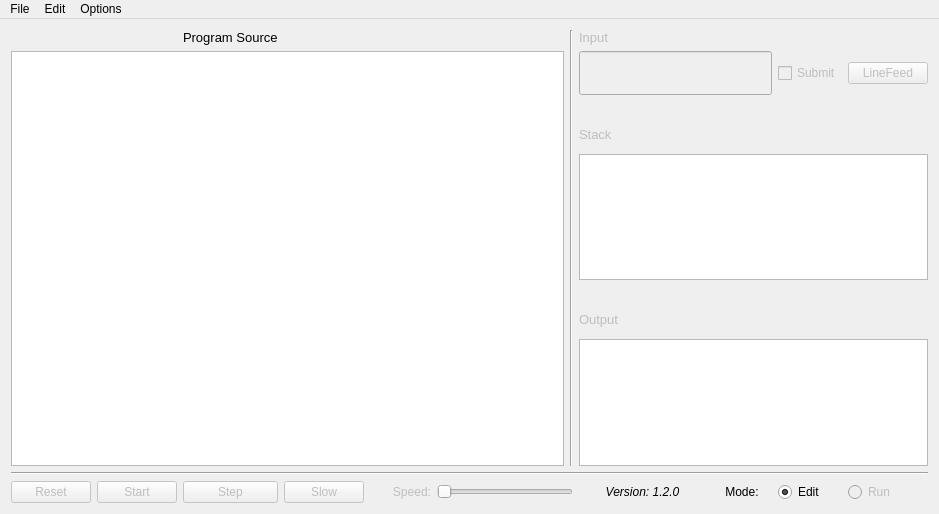
<?xml version="1.0" encoding="UTF-8"?>
<ui version="4.0">
 <class>MainWindow</class>
 <widget class="QMainWindow" name="MainWindow">
  <property name="geometry">
   <rect>
    <x>0</x>
    <y>0</y>
    <width>939</width>
    <height>514</height>
   </rect>
  </property>
  <property name="minimumSize">
   <size>
    <width>887</width>
    <height>514</height>
   </size>
  </property>
  <property name="windowTitle">
   <string>MainWindow</string>
  </property>
  <widget class="QWidget" name="centralWidget">
   <layout class="QGridLayout" name="gridLayout">
    <item row="13" column="10">
     <widget class="QLabel" name="modeLabel">
      <property name="font">
       <font>
        <family>MS Sans Serif</family>
        <pointsize>9</pointsize>
       </font>
      </property>
      <property name="text">
       <string>Mode:</string>
      </property>
      <property name="alignment">
       <set>Qt::AlignCenter</set>
      </property>
     </widget>
    </item>
    <item row="9" column="8">
     <widget class="QLabel" name="outputLabel">
      <property name="enabled">
       <bool>false</bool>
      </property>
      <property name="font">
       <font>
        <family>MS Sans Serif</family>
        <pointsize>10</pointsize>
       </font>
      </property>
      <property name="text">
       <string>Output</string>
      </property>
     </widget>
    </item>
    <item row="12" column="0" colspan="13">
     <widget class="Line" name="hLine">
      <property name="orientation">
       <enum>Qt::Horizontal</enum>
      </property>
     </widget>
    </item>
    <item row="5" column="11" rowspan="2">
     <spacer name="verticalSpacer_3">
      <property name="orientation">
       <enum>Qt::Vertical</enum>
      </property>
      <property name="sizeHint" stdset="0">
       <size>
        <width>20</width>
        <height>40</height>
       </size>
      </property>
     </spacer>
    </item>
    <item row="13" column="1">
     <widget class="QPushButton" name="startButton">
      <property name="enabled">
       <bool>false</bool>
      </property>
      <property name="text">
       <string>Start</string>
      </property>
     </widget>
    </item>
    <item row="2" column="2">
     <widget class="QLabel" name="sourceLabel">
      <property name="font">
       <font>
        <family>MS Sans Serif</family>
        <pointsize>10</pointsize>
       </font>
      </property>
      <property name="text">
       <string>Program Source</string>
      </property>
     </widget>
    </item>
    <item row="3" column="12">
     <widget class="QPushButton" name="LFButton">
      <property name="enabled">
       <bool>false</bool>
      </property>
      <property name="toolTip">
       <string>&lt;html&gt;&lt;head/&gt;&lt;body&gt;&lt;p&gt;Input a new line character (ASCII value 10)&lt;/p&gt;&lt;/body&gt;&lt;/html&gt;</string>
      </property>
      <property name="text">
       <string>LineFeed</string>
      </property>
     </widget>
    </item>
    <item row="11" column="8" colspan="5">
     <widget class="QTextBrowser" name="outputBox">
      <property name="enabled">
       <bool>true</bool>
      </property>
      <property name="font">
       <font>
        <family>Courier New</family>
       </font>
      </property>
     </widget>
    </item>
    <item row="13" column="0">
     <widget class="QPushButton" name="resetButton">
      <property name="enabled">
       <bool>false</bool>
      </property>
      <property name="text">
       <string>Reset</string>
      </property>
     </widget>
    </item>
    <item row="13" column="4">
     <widget class="QLabel" name="speedLabel">
      <property name="enabled">
       <bool>false</bool>
      </property>
      <property name="font">
       <font>
        <family>MS Sans Serif</family>
        <pointsize>9</pointsize>
       </font>
      </property>
      <property name="text">
       <string>Speed:</string>
      </property>
      <property name="alignment">
       <set>Qt::AlignRight|Qt::AlignTrailing|Qt::AlignVCenter</set>
      </property>
     </widget>
    </item>
    <item row="13" column="2">
     <widget class="QPushButton" name="stepButton">
      <property name="enabled">
       <bool>false</bool>
      </property>
      <property name="text">
       <string>Step</string>
      </property>
     </widget>
    </item>
    <item row="13" column="8" colspan="2">
     <widget class="QLabel" name="versionLabel">
      <property name="font">
       <font>
        <italic>true</italic>
       </font>
      </property>
      <property name="text">
       <string>Version: 1.2.0</string>
      </property>
      <property name="alignment">
       <set>Qt::AlignCenter</set>
      </property>
     </widget>
    </item>
    <item row="3" column="0" rowspan="9" colspan="7">
     <widget class="QPlainTextEdit" name="sourceBox">
      <property name="font">
       <font>
        <family>Courier New</family>
       </font>
      </property>
      <property name="frameShadow">
       <enum>QFrame::Raised</enum>
      </property>
     </widget>
    </item>
    <item row="5" column="8">
     <widget class="QLabel" name="stackLabel">
      <property name="enabled">
       <bool>false</bool>
      </property>
      <property name="font">
       <font>
        <family>MS Sans Serif</family>
        <pointsize>10</pointsize>
        <italic>false</italic>
       </font>
      </property>
      <property name="text">
       <string>Stack</string>
      </property>
     </widget>
    </item>
    <item row="7" column="8" colspan="5">
     <widget class="QTextBrowser" name="stackBox">
      <property name="enabled">
       <bool>true</bool>
      </property>
      <property name="font">
       <font>
        <family>Courier New</family>
       </font>
      </property>
     </widget>
    </item>
    <item row="13" column="12">
     <widget class="QRadioButton" name="runMode">
      <property name="enabled">
       <bool>false</bool>
      </property>
      <property name="font">
       <font>
        <family>MS Sans Serif</family>
        <pointsize>9</pointsize>
       </font>
      </property>
      <property name="text">
       <string>Run</string>
      </property>
     </widget>
    </item>
    <item row="8" column="8">
     <spacer name="verticalSpacer">
      <property name="orientation">
       <enum>Qt::Vertical</enum>
      </property>
      <property name="sizeType">
       <enum>QSizePolicy::Fixed</enum>
      </property>
      <property name="sizeHint" stdset="0">
       <size>
        <width>20</width>
        <height>20</height>
       </size>
      </property>
     </spacer>
    </item>
    <item row="13" column="11">
     <widget class="QRadioButton" name="editMode">
      <property name="font">
       <font>
        <family>MS Sans Serif</family>
        <pointsize>9</pointsize>
       </font>
      </property>
      <property name="text">
       <string>Edit</string>
      </property>
      <property name="checked">
       <bool>true</bool>
      </property>
     </widget>
    </item>
    <item row="2" column="8">
     <widget class="QLabel" name="inputLabel">
      <property name="enabled">
       <bool>false</bool>
      </property>
      <property name="font">
       <font>
        <family>MS Sans Serif</family>
        <pointsize>10</pointsize>
       </font>
      </property>
      <property name="text">
       <string>Input</string>
      </property>
     </widget>
    </item>
    <item row="3" column="8" colspan="3">
     <widget class="QLineEdit" name="inputBox">
      <property name="enabled">
       <bool>false</bool>
      </property>
      <property name="minimumSize">
       <size>
        <width>0</width>
        <height>44</height>
       </size>
      </property>
      <property name="font">
       <font>
        <family>Courier New</family>
       </font>
      </property>
      <property name="readOnly">
       <bool>false</bool>
      </property>
     </widget>
    </item>
    <item row="3" column="11">
     <widget class="QCheckBox" name="inputCheck">
      <property name="enabled">
       <bool>false</bool>
      </property>
      <property name="text">
       <string>Submit</string>
      </property>
     </widget>
    </item>
    <item row="13" column="3">
     <widget class="QPushButton" name="slowButton">
      <property name="enabled">
       <bool>false</bool>
      </property>
      <property name="text">
       <string>Slow</string>
      </property>
     </widget>
    </item>
    <item row="2" column="7" rowspan="10">
     <widget class="Line" name="vLine">
      <property name="acceptDrops">
       <bool>false</bool>
      </property>
      <property name="frameShadow">
       <enum>QFrame::Sunken</enum>
      </property>
      <property name="lineWidth">
       <number>1</number>
      </property>
      <property name="midLineWidth">
       <number>0</number>
      </property>
      <property name="orientation">
       <enum>Qt::Vertical</enum>
      </property>
     </widget>
    </item>
    <item row="4" column="8">
     <spacer name="verticalSpacer_2">
      <property name="orientation">
       <enum>Qt::Vertical</enum>
      </property>
      <property name="sizeType">
       <enum>QSizePolicy::Fixed</enum>
      </property>
      <property name="sizeHint" stdset="0">
       <size>
        <width>20</width>
        <height>20</height>
       </size>
      </property>
     </spacer>
    </item>
    <item row="13" column="5" colspan="3">
     <widget class="QSlider" name="speedSlider">
      <property name="enabled">
       <bool>false</bool>
      </property>
      <property name="sizePolicy">
       <sizepolicy hsizetype="Minimum" vsizetype="Fixed">
        <horstretch>0</horstretch>
        <verstretch>0</verstretch>
       </sizepolicy>
      </property>
      <property name="minimum">
       <number>0</number>
      </property>
      <property name="maximum">
       <number>30</number>
      </property>
      <property name="sliderPosition">
       <number>0</number>
      </property>
      <property name="orientation">
       <enum>Qt::Horizontal</enum>
      </property>
     </widget>
    </item>
   </layout>
  </widget>
  <widget class="QMenuBar" name="menuBar">
   <property name="geometry">
    <rect>
     <x>0</x>
     <y>0</y>
     <width>939</width>
     <height>22</height>
    </rect>
   </property>
   <widget class="QMenu" name="menuFile">
    <property name="title">
     <string>File</string>
    </property>
    <property name="toolTipsVisible">
     <bool>true</bool>
    </property>
    <addaction name="actionLoad_File"/>
    <addaction name="separator"/>
    <addaction name="actionSave_File"/>
    <addaction name="actionSave_File_As"/>
    <addaction name="separator"/>
    <addaction name="actionClose_File"/>
   </widget>
   <widget class="QMenu" name="menuEdit">
    <property name="title">
     <string>Edit</string>
    </property>
    <property name="toolTipsVisible">
     <bool>true</bool>
    </property>
    <addaction name="actionCopy"/>
    <addaction name="actionCut"/>
    <addaction name="actionPaste"/>
    <addaction name="separator"/>
    <addaction name="actionUndo"/>
    <addaction name="actionRedo"/>
    <addaction name="separator"/>
    <addaction name="actionOverwrite_Mode"/>
   </widget>
   <widget class="QMenu" name="menuOptions">
    <property name="title">
     <string>Options</string>
    </property>
    <property name="toolTipsVisible">
     <bool>true</bool>
    </property>
    <widget class="QMenu" name="menuUnsupported_Chars">
     <property name="title">
      <string>Unsupported Chars</string>
     </property>
     <property name="toolTipsVisible">
      <bool>true</bool>
     </property>
     <addaction name="actionIgnore"/>
     <addaction name="actionReflect"/>
    </widget>
    <widget class="QMenu" name="menuDivision_Modulus_by_Zero">
     <property name="title">
      <string>Division/Modulus by Zero</string>
     </property>
     <property name="toolTipsVisible">
      <bool>true</bool>
     </property>
     <widget class="QMenu" name="menuDivision">
      <property name="title">
       <string>Division</string>
      </property>
      <property name="toolTipsVisible">
       <bool>true</bool>
      </property>
      <addaction name="actionAsk_For_Input"/>
      <addaction name="actionPush_Zero"/>
     </widget>
     <widget class="QMenu" name="menuModulus">
      <property name="title">
       <string>Modulus</string>
      </property>
      <property name="toolTipsVisible">
       <bool>true</bool>
      </property>
      <addaction name="actionAsk_For_Input_2"/>
      <addaction name="actionPush_Zero_2"/>
      <addaction name="actionCrash"/>
     </widget>
     <addaction name="menuDivision"/>
     <addaction name="menuModulus"/>
    </widget>
    <addaction name="menuUnsupported_Chars"/>
    <addaction name="separator"/>
    <addaction name="menuDivision_Modulus_by_Zero"/>
    <addaction name="separator"/>
    <addaction name="actionKeep_Padding_From_Run"/>
    <addaction name="actionKeep_Runtime_Changes"/>
    <addaction name="separator"/>
   </widget>
   <addaction name="menuFile"/>
   <addaction name="menuEdit"/>
   <addaction name="menuOptions"/>
  </widget>
  <action name="actionLoad_File">
   <property name="text">
    <string>Load File...</string>
   </property>
   <property name="shortcut">
    <string>Ctrl+O</string>
   </property>
  </action>
  <action name="actionCopy">
   <property name="text">
    <string>Copy</string>
   </property>
   <property name="toolTip">
    <string>&lt;html&gt;&lt;head/&gt;&lt;body&gt;&lt;p&gt;Copy selected text from source&lt;/p&gt;&lt;/body&gt;&lt;/html&gt;</string>
   </property>
   <property name="shortcut">
    <string>Ctrl+C</string>
   </property>
  </action>
  <action name="actionCut">
   <property name="text">
    <string>Cut</string>
   </property>
   <property name="toolTip">
    <string>&lt;html&gt;&lt;head/&gt;&lt;body&gt;&lt;p&gt;Cut selected text from source.&lt;/p&gt;&lt;/body&gt;&lt;/html&gt;</string>
   </property>
   <property name="shortcut">
    <string>Ctrl+X</string>
   </property>
  </action>
  <action name="actionPaste">
   <property name="text">
    <string>Paste</string>
   </property>
   <property name="toolTip">
    <string>&lt;html&gt;&lt;head/&gt;&lt;body&gt;&lt;p&gt;Paste from clipboard to source.&lt;/p&gt;&lt;/body&gt;&lt;/html&gt;</string>
   </property>
   <property name="shortcut">
    <string>Ctrl+V</string>
   </property>
  </action>
  <action name="actionUndo">
   <property name="text">
    <string>Undo</string>
   </property>
   <property name="toolTip">
    <string>&lt;html&gt;&lt;head/&gt;&lt;body&gt;&lt;p&gt;Undo last change to source.&lt;/p&gt;&lt;/body&gt;&lt;/html&gt;</string>
   </property>
   <property name="shortcut">
    <string>Ctrl+Z</string>
   </property>
  </action>
  <action name="actionRedo">
   <property name="text">
    <string>Redo</string>
   </property>
   <property name="toolTip">
    <string>&lt;html&gt;&lt;head/&gt;&lt;body&gt;&lt;p&gt;Redo last change to source.&lt;/p&gt;&lt;/body&gt;&lt;/html&gt;</string>
   </property>
   <property name="shortcut">
    <string>Ctrl+Y</string>
   </property>
  </action>
  <action name="actionSave_File">
   <property name="text">
    <string>Save File</string>
   </property>
   <property name="shortcut">
    <string>Ctrl+S</string>
   </property>
  </action>
  <action name="actionSave_File_As">
   <property name="text">
    <string>Save File As...</string>
   </property>
   <property name="shortcut">
    <string>Ctrl+Shift+S</string>
   </property>
  </action>
  <action name="actionOverwrite_Mode">
   <property name="checkable">
    <bool>true</bool>
   </property>
   <property name="text">
    <string>Overwrite Mode</string>
   </property>
  </action>
  <action name="actionIgnore">
   <property name="checkable">
    <bool>true</bool>
   </property>
   <property name="text">
    <string>Ignore</string>
   </property>
   <property name="toolTip">
    <string>&lt;html&gt;&lt;head/&gt;&lt;body&gt;&lt;p&gt;If the program counter hits an unsupported BF-93 character, ignore it and continue. If neither this nor &amp;quot;Reflect&amp;quot; are selected, then the program terminates.&lt;/p&gt;&lt;/body&gt;&lt;/html&gt;</string>
   </property>
  </action>
  <action name="actionReflect">
   <property name="checkable">
    <bool>true</bool>
   </property>
   <property name="text">
    <string>Reflect</string>
   </property>
   <property name="toolTip">
    <string>&lt;html&gt;&lt;head/&gt;&lt;body&gt;&lt;p&gt;If the program counter hits an unsupported BF-93 character, reflect the direction of movement and continue. If neither this nor &amp;quot;Ignore&amp;quot; are selected, then the program terminates.&lt;/p&gt;&lt;/body&gt;&lt;/html&gt;</string>
   </property>
  </action>
  <action name="actionKeep_Padding_From_Run">
   <property name="checkable">
    <bool>true</bool>
   </property>
   <property name="checked">
    <bool>true</bool>
   </property>
   <property name="text">
    <string>Keep Padding From Run</string>
   </property>
   <property name="toolTip">
    <string>&lt;html&gt;&lt;head/&gt;&lt;body&gt;&lt;p&gt;When you change to run mode, your source code is automatically padded with spaces and newlines as needed. Toggle this to keep this padding or discard (default on).&lt;/p&gt;&lt;/body&gt;&lt;/html&gt;</string>
   </property>
  </action>
  <action name="actionKeep_Runtime_Changes">
   <property name="checkable">
    <bool>true</bool>
   </property>
   <property name="text">
    <string>Keep Runtime Changes</string>
   </property>
   <property name="toolTip">
    <string>&lt;html&gt;&lt;head/&gt;&lt;body&gt;&lt;p&gt;Your source code may be edited during the run of the program by the 'p' command. Toggle this to keep these changes (default off).&lt;/p&gt;&lt;/body&gt;&lt;/html&gt;</string>
   </property>
  </action>
  <action name="actionClose_File">
   <property name="text">
    <string>Close File</string>
   </property>
  </action>
  <action name="actionAsk_For_Input">
   <property name="checkable">
    <bool>true</bool>
   </property>
   <property name="checked">
    <bool>true</bool>
   </property>
   <property name="text">
    <string>Ask For Input</string>
   </property>
  </action>
  <action name="actionPush_Zero">
   <property name="checkable">
    <bool>true</bool>
   </property>
   <property name="text">
    <string>Push Zero</string>
   </property>
  </action>
  <action name="actionAsk_For_Input_2">
   <property name="checkable">
    <bool>true</bool>
   </property>
   <property name="checked">
    <bool>true</bool>
   </property>
   <property name="text">
    <string>Ask For Input</string>
   </property>
  </action>
  <action name="actionPush_Zero_2">
   <property name="checkable">
    <bool>true</bool>
   </property>
   <property name="text">
    <string>Push Zero</string>
   </property>
  </action>
  <action name="actionCrash">
   <property name="checkable">
    <bool>true</bool>
   </property>
   <property name="text">
    <string>Crash</string>
   </property>
   <property name="toolTip">
    <string>Yes, this is a silly option. But this is what happens in the official Befunge-93 reference distribution, so I am giving the option.  Warning: if you enter this mode and perform a modulus by zero, you will lose all unsaved changes!</string>
   </property>
  </action>
 </widget>
 <layoutdefault spacing="6" margin="11"/>
 <resources/>
 <connections/>
</ui>
